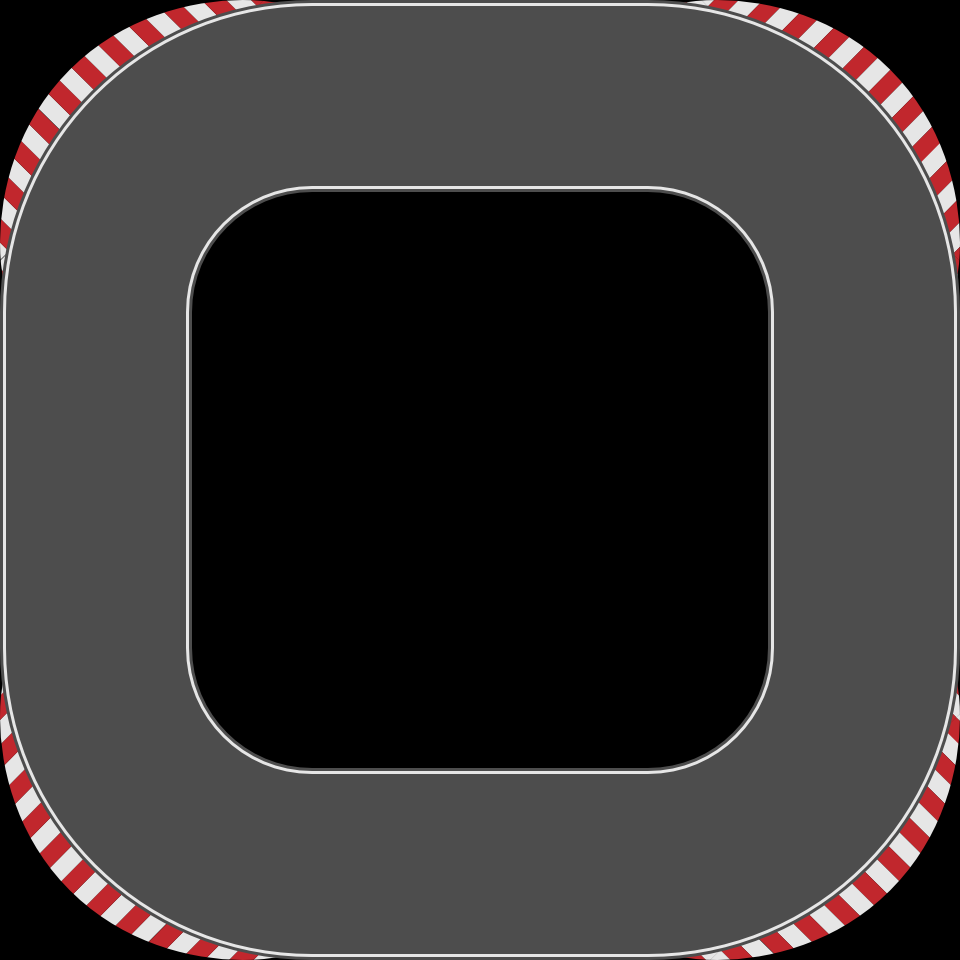

Rendered tile map (Tiled .tmx) drawn with the repository's tilesets; below, a short description and the map source with its tile grids summarised:
An orthogonal 5x5 tile map with 192x192 px tiles, 1 tile layer (Backdrop), 1 hidden layer not drawn, 2 tilesets and 1 object (dynamic).

<map version="1.0" orientation="orthogonal" renderorder="right-down" width="5" height="5" tilewidth="192" tileheight="192">
 <tileset firstgid="1" name="racetrack" tilewidth="192" tileheight="192">
  <image source="racetrack.png" width="1152" height="1152" />
 </tileset>
 <tileset firstgid="37" name="cars" tilewidth="96" tileheight="48">
  <tile id="0">
   <image width="96" height="48" source="car_cooper_blue.png" />
  </tile>
 </tileset>
 <imagelayer name="Bildebene 1" x="99" y="44" />
 <layer name="Backdrop" width="5" height="5">
  <properties>
   <property name="type" value="" />
  </properties>
  <data>[25 cells, 20 non-empty, 18 distinct tile ids]</data>
 </layer>
 <layer name="Static" width="5" height="5" visible="0">
  <properties>
   <property name="type" value="static" />
  </properties>
  <data>[25 cells, 20 non-empty, 18 distinct tile ids]</data>
 </layer>
 <objectgroup name="Objektebene 1">
  <properties>
   <property name="type" value="dynamic" />
  </properties>
  <object type="dynamic" gid="37" x="430" y="123" width="96" height="48" />
 </objectgroup>
</map>
